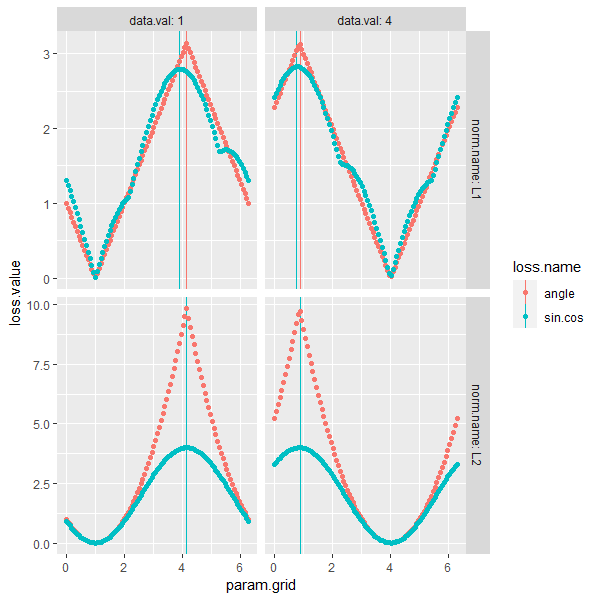

Recreate this plot in R.
library(data.table)
library(ggplot2)
data.vec <- c(1, 4)
N.grid <- 201
param.grid <- seq(0, 2*pi, l=N.grid)
loss.dt.list <- list()
sin_cos_mat <- function(x){
  cbind(sin=sin(x), cos=cos(x))
}
norm.list <- list(
  L1=identity,
  L2=function(x)x^2)
for(data.i in seq_along(data.vec)){
  data.val <- data.vec[[data.i]]
  d <- abs(data.val-param.grid)
  angle.dist <- ifelse(d>pi, 2*pi-d, d)
  for(norm.name in names(norm.list)){
    norm.fun <- norm.list[[norm.name]]
    sin.cos.loss <- rowSums(norm.fun(abs(
      sin_cos_mat(param.grid)-sin_cos_mat(rep(data.val,N.grid)))))
    base.dt <- data.table(data.val, norm.name, param.grid)
    loss.dt.list[[paste(data.i, norm.name)]] <- rbind(
      data.table(base.dt, loss.name="angle", loss.value=norm.fun(angle.dist)),
      data.table(base.dt, loss.name="sin.cos", loss.value=sin.cos.loss))
  }
}
loss.dt <- rbindlist(loss.dt.list)
min.dt <- loss.dt[
, .SD[loss.value %in% range(loss.value)]
, by=.(data.val, norm.name, loss.name)]
gg <- ggplot()+
  facet_grid(norm.name ~ data.val, labeller=label_both, scales="free")+
  geom_vline(aes(
    xintercept=param.grid, color=loss.name, size=loss.name),
    data=min.dt)+
  scale_size_manual(values=c(
    angle=2,
    sin.cos=1)/2)+
  geom_point(aes(
    param.grid, loss.value, color=loss.name),
    data=loss.dt)
png("figure-loss.png", width=10, height=6, res=100, units="in")
print(gg)
dev.off()
